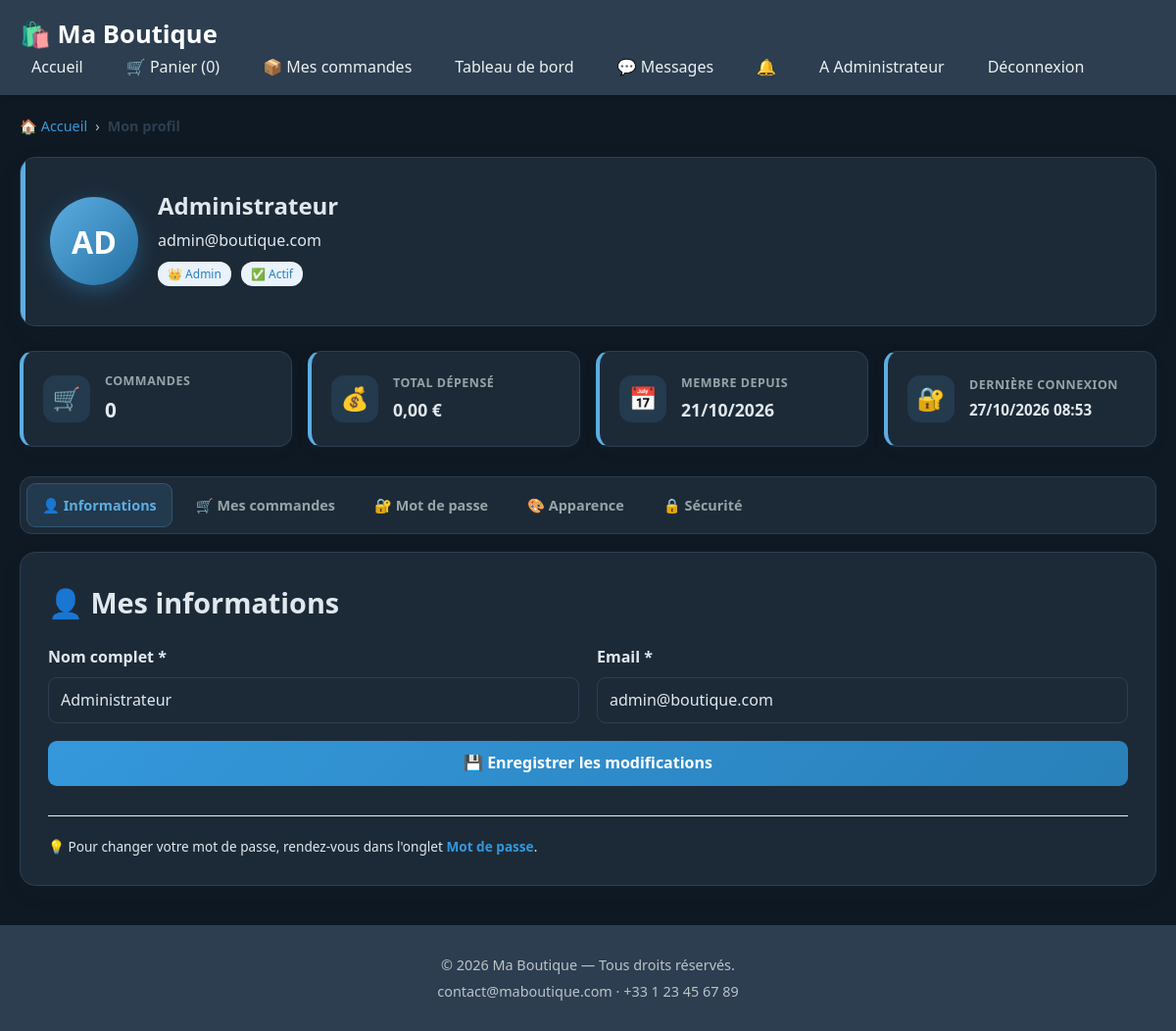
Page /profil.php (signed in) on the committed database.
### tables this page shows
CREATE TABLE `utilisateurs` (
  `id` int(11) NOT NULL AUTO_INCREMENT,
  `nom` varchar(100) NOT NULL,
  `email` varchar(150) NOT NULL,
  `mot_de_passe` varchar(255) NOT NULL,
  `role` enum('admin','vendeur','client') DEFAULT 'client',
  `statut` enum('actif','en_attente','rejete') DEFAULT 'actif',
  `tentatives_connexion` int(11) DEFAULT 0,
  `verrouille_jusqua` datetime DEFAULT NULL,
  `double_auth_secret` varchar(255) DEFAULT NULL,
  `cree_le` timestamp NULL DEFAULT current_timestamp(),
  `date_validation` datetime DEFAULT NULL,
  `valide_par` int(11) DEFAULT NULL,
  PRIMARY KEY (`id`),
  UNIQUE KEY `email` (`email`)
);

CREATE TABLE `historique_connexions` (
  `id` int(11) NOT NULL AUTO_INCREMENT,
  `utilisateur_id` int(11) DEFAULT NULL,
  `ip_adresse` varchar(45) DEFAULT NULL,
  `date_connexion` timestamp NULL DEFAULT current_timestamp(),
  PRIMARY KEY (`id`),
  KEY `utilisateur_id` (`utilisateur_id`),
  CONSTRAINT `historique_connexions_ibfk_1` FOREIGN KEY (`utilisateur_id`) REFERENCES `utilisateurs` (`id`)
);

### config/init.php (called while the page is built, shortened)
<?php
function param(string $cle, $defaut = null) {
    return $GLOBALS['parametres'][$cle] ?? $defaut;
}
?>

### profil.php (the view, shortened to what this page needs)
<?php
require_once 'config/init.php';
$onglet = $_GET['onglet'] ?? 'infos';
$stmt = $pdo->prepare("SELECT * FROM utilisateurs WHERE id = ?");
$stmt->execute([$_SESSION['user_id']]);
$user = $stmt->fetch();
$stmt = $pdo->prepare("
    SELECT COUNT(*) AS nb_total,
           COALESCE(SUM(total), 0) AS total_depense
    FROM commandes
    WHERE client_id = ? AND statut != 'annulee'
");
$stmt->execute([$_SESSION['user_id']]);
$stats_client = $stmt->fetch();
$stmt = $pdo->prepare("
    SELECT date_connexion, ip_adresse
    FROM historique_connexions
    WHERE utilisateur_id = ?
    ORDER BY date_connexion DESC
    LIMIT 5
");
$stmt->execute([$_SESSION['user_id']]);
$connexions = $stmt->fetchAll();
$statut_ok = ($user['statut'] === 'actif');
include 'includes/header.php';
?>
<nav class="breadcrumb">
    <a href="index.php">🏠 Accueil</a>
    <span class="breadcrumb-sep">›</span>
    <span class="breadcrumb-current">Mon profil</span>
</nav>
<div class="profil-header">
    <div class="profil-avatar-large">
        <?= strtoupper(substr($user['nom'], 0, 2)) ?>
    </div>
    <div class="profil-header-info">
        <h1><?= htmlspecialchars($user['nom']) ?></h1>
        <p class="text-muted"><?= htmlspecialchars($user['email']) ?></p>
        <div style="display:flex;gap:10px;flex-wrap:wrap;margin-top:8px;">
            <span class="badge <?= $user['role'] === 'admin' ? 'badge-danger' : ($user['role'] === 'vendeur' ? 'badge-warning' : 'badge-success') ?>">
                <?= $user['role'] === 'admin' ? '👑' : ($user['role'] === 'vendeur' ? '💼' : '🛒') ?>
                <?= ucfirst($user['role']) ?>
            </span>
            <span class="badge <?= $statut_ok ? 'badge-success' : 'badge-warning' ?>">
                <?= $statut_ok ? '✅ Actif' : '⏳ ' . ucfirst($user['statut']) ?>
            </span>
        </div>
    </div>
</div>
<section class="stats-grid profile-stats">
    <div class="stat-card stat-blue">
        <div class="stat-icon">🛒</div>
        <div class="stat-content">
            <p class="stat-label">Commandes</p>
            <h3 class="stat-value"><?= (int)$stats_client['nb_total'] ?></h3>
        </div>
    </div>
    <div class="stat-card stat-green">
        <div class="stat-icon">💰</div>
        <div class="stat-content">
            <p class="stat-label">Total dépensé</p>
            <h3 class="stat-value" style="font-size:1.1rem;">
                <?= number_format((float)$stats_client['total_depense'], 2, ',', ' ') ?> <?= param('devise', '€') ?>
            </h3>
        </div>
    </div>
    <div class="stat-card stat-orange">
        <div class="stat-icon">📅</div>
        <div class="stat-content">
            <p class="stat-label">Membre depuis</p>
            <h3 class="stat-value" style="font-size:1.1rem;">
                <?= date('d/m/Y', strtotime($user['cree_le'])) ?>
            </h3>
        </div>
    </div>
    <div class="stat-card stat-blue">
        <div class="stat-icon">🔐</div>
        <div class="stat-content">
            <p class="stat-label">Dernière connexion</p>
            <h3 class="stat-value" style="font-size:0.95rem;">
                <?= !empty($connexions) ? date('d/m/Y H:i', strtotime($connexions[0]['date_connexion'])) : '—' ?>
            </h3>
        </div>
    </div>
</section>
<div class="tabs-nav">
    <a href="?onglet=infos" class="tab-link <?= $onglet === 'infos' ? 'active' : '' ?>">
        👤 Informations
    </a>
    <a href="?onglet=commandes" class="tab-link <?= $onglet === 'commandes' ? 'active' : '' ?>">
        🛒 Mes commandes
    </a>
    <a href="?onglet=mot_de_passe" class="tab-link <?= $onglet === 'mot_de_passe' ? 'active' : '' ?>">
        🔐 Mot de passe
    </a>
    <a href="?onglet=apparence" class="tab-link <?= $onglet === 'apparence' ? 'active' : '' ?>">
        🎨 Apparence
    </a>
    <a href="?onglet=securite" class="tab-link <?= $onglet === 'securite' ? 'active' : '' ?>">
        🔒 Sécurité
    </a>
</div>
<section class="card profile-content <?= in_array($onglet, ['commandes', 'securite'], true) ? 'profile-table-content' : '' ?>">
    <div class="card-body">
    <?php if ($onglet === 'infos'): ?>
        <h2 style="margin-bottom:20px;">👤 Mes informations</h2>
        <form method="POST" action="profil.php" class="form-grid">
            <div class="form-group">
                <label for="nom">Nom complet *</label>
                <input type="text" id="nom" name="nom" required
                       value="<?= htmlspecialchars($user['nom']) ?>">
            </div>
            <div class="form-group">
                <label for="email">Email *</label>
                <input type="email" id="email" name="email" required
                       value="<?= htmlspecialchars($user['email']) ?>">
            </div>
            <div class="form-group form-group-full">
                <button type="submit" class="btn-submit">💾 Enregistrer les modifications</button>
            </div>
        </form>
        <div style="margin-top:30px;padding-top:20px;border-top:1px solid #ecf0f1;">
            <p class="text-muted" style="font-size:0.85rem;">
                💡 Pour changer votre mot de passe, rendez-vous dans l'onglet
                <a href="?onglet=mot_de_passe" class="link">Mot de passe</a>.
            </p>
        </div>
    <?php endif; ?>
    </div>
</section>
<?php include 'includes/footer.php'; ?>

### assets/theme.css (style rules this page uses)
:root, [data-theme="clair"] { --bg-body: #f0f2f5; --bg-card: #ffffff; --bg-sidebar: #1e2a38; --bg-header: #fafbfc; --text-main: #2c3e50; --text-muted: #7f8c8d; --text-sidebar: #bdc3c7; --border-color: #ecf0f1; --accent: #3498db; }
[data-theme="sombre"] { color-scheme: dark; --bg-body: #0f1923; --bg-card: #1c2a38; --bg-sidebar: #0a141c; --bg-header: #253441; --text-main: #e1e8ed; --text-muted: #95a5a6; --text-sidebar: #95a5a6; --border-color: #2c3e50; --accent: #5dade2; }
[data-theme="sombre"] body { background: var(--bg-body); color: var(--text-main); }
[data-theme="sombre"] section h2, [data-theme="sombre"] .feature h3, [data-theme="sombre"] .produit-info h3, [data-theme="sombre"] .auth-card h1, [data-theme="sombre"] .auth-form label, [data-theme="sombre"] .checkbox-label { color: var(--text-main); }
[data-theme="sombre"] .auth-form input, [data-theme="sombre"] input, [data-theme="sombre"] select, [data-theme="sombre"] textarea { background: var(--bg-body); color: var(--text-main); border-color: var(--border-color); }
[data-theme="sombre"] .card, [data-theme="sombre"] .stat-card, [data-theme="sombre"] .topbar-user, [data-theme="sombre"] .topbar-icon { background: var(--bg-card) !important; color: var(--text-main); }
[data-theme="sombre"] input, [data-theme="sombre"] select, [data-theme="sombre"] textarea { background: #0f1923; color: var(--text-main); border-color: #34495e; }

### rows in the picture
utilisateurs: nom "AD", nom "Administrateur", email "admin@boutique.com", role "Admin", cree_le "21/10/2026"
historique_connexions: date_connexion "27/10/2026 08:53"

### other values in the picture
$nom_boutique "Ma Boutique"
panier_nombre() "0"
substr($_SESSION['nom'], 0, 1) "A"
$_SESSION['nom'] "Administrateur"
$stats_client['nb_total'] "0"
$stats_client['total_depense'] "0,00"
param('devise', '€') "€"
param('nom_boutique', 'Ma Boutique') "Ma Boutique"
param('email_contact') "contact@maboutique.com"
param('telephone') "+33 1 23 45 67 89"
